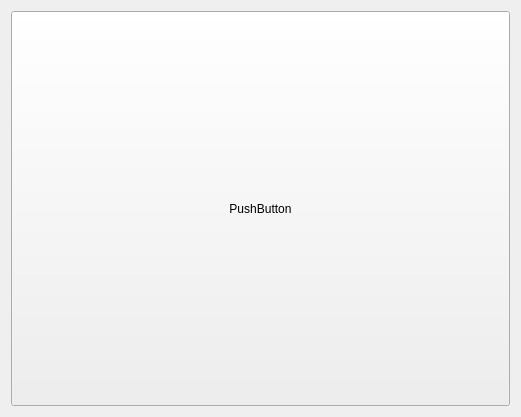
<?xml version="1.0" encoding="UTF-8"?>
<ui version="4.0">
 <class>KartForm</class>
 <widget class="QWidget" name="KartForm">
  <property name="geometry">
   <rect>
    <x>0</x>
    <y>0</y>
    <width>521</width>
    <height>417</height>
   </rect>
  </property>
  <property name="windowTitle">
   <string>Form</string>
  </property>
  <layout class="QHBoxLayout" name="horizontalLayout">
   <item>
    <widget class="QPushButton" name="pushButtonKart">
     <property name="sizePolicy">
      <sizepolicy hsizetype="Preferred" vsizetype="Preferred">
       <horstretch>0</horstretch>
       <verstretch>0</verstretch>
      </sizepolicy>
     </property>
     <property name="text">
      <string>PushButton</string>
     </property>
    </widget>
   </item>
  </layout>
 </widget>
 <resources/>
 <connections/>
</ui>
